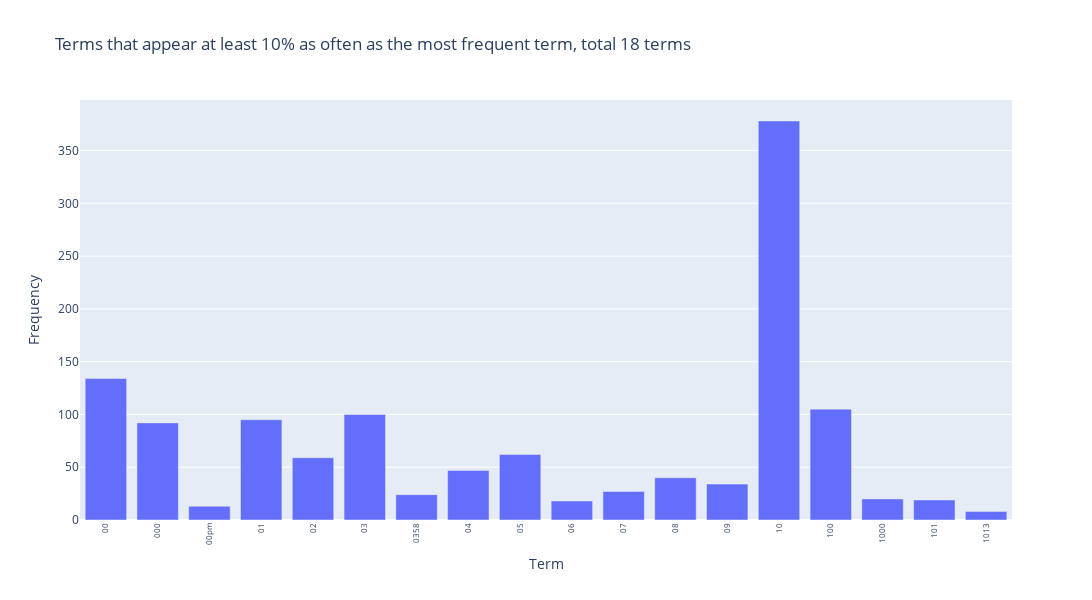

Notebook source saved alongside this figure:
### Markdown cell above
### >>> **Exercise 13 (take home):** 
The chart above only contains 300 vocabulary in the documents, and it's already computationally intensive to both compute and visualize. Can you efficiently reduce the number of terms you want to visualize as an exercise.

### Code cell
# Answer here
import plotly.express as px
import pandas as pd

#ref: https://plotly.com/python/bar-charts/
#Preparing data
terms = count_vect.get_feature_names_out()[:300]

df = pd.DataFrame({"term": terms, "count": term_frequencies[:300]})

#instead, select only the terms that appear at least 10% as often as the most frequent term
#with this we filter out the not important words (based on group performance)
df = df[df["count"] > term_frequencies[:300].max() * 0.02]
# print(len(df))

#Create interactive bar chart
fig = px.bar(df, x="term", y="count",
             title=f"Terms that appear at least 10% as often as the most frequent term, total {len(df)} terms",
             labels={"term": "Term", "frequency": "Frequency"})

fig.update_layout(xaxis_tickangle=-90, 
                  xaxis_tickfont_size=8,
                  yaxis_title="Frequency",
                  xaxis_title="Term",
                  height=600, width=1200)
fig.show()

### Figure 1 — Plotly figure (JSON) as saved in the notebook; plotly's stock layout.template omitted (floating-point values rounded to 4 significant figures)
{"data": [{"hovertemplate": "Term=%{x}<br>count=%{y}<extra></extra>", "legendgroup": "", "marker": {"color": "#636efa", "pattern": {"shape": ""}}, "name": "", "orientation": "v", "showlegend": false, "textposition": "auto", "type": "bar", "x": ["00", "000", "00pm", "01", "02", "03", "0358", "04", "05", "06", "07", "08", "09", "10", "100", "1000", "101", "1013"], "xaxis": "x", "y": [134, 92, 13, 95, 59, 100, 24, 47, 62, 18, 27, 40, 34, 378, 105, 20, 19, 8], "yaxis": "y"}], "layout": {"barmode": "relative", "height": 600, "legend": {"tracegroupgap": 0}, "title": {"text": "Terms that appear at least 10% as often as the most frequent term, total 18 terms"}, "width": 1200, "xaxis": {"anchor": "y", "domain": [0, 1], "tickangle": -90, "tickfont": {"size": 8}, "title": {"text": "Term"}}, "yaxis": {"anchor": "x", "domain": [0, 1], "title": {"text": "Frequency"}}}}
